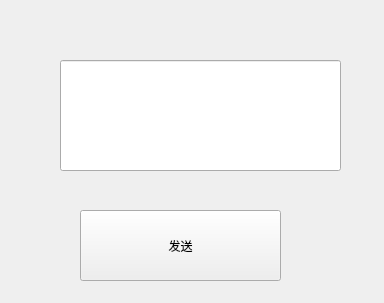
<?xml version="1.0" encoding="UTF-8"?>
<ui version="4.0">
 <class>Sender</class>
 <widget class="QWidget" name="Sender">
  <property name="geometry">
   <rect>
    <x>0</x>
    <y>0</y>
    <width>384</width>
    <height>303</height>
   </rect>
  </property>
  <property name="windowTitle">
   <string>客户端</string>
  </property>
  <widget class="QPushButton" name="send_btn">
   <property name="geometry">
    <rect>
     <x>80</x>
     <y>210</y>
     <width>201</width>
     <height>71</height>
    </rect>
   </property>
   <property name="text">
    <string>发送</string>
   </property>
  </widget>
  <widget class="QLineEdit" name="lineEdit">
   <property name="geometry">
    <rect>
     <x>60</x>
     <y>60</y>
     <width>281</width>
     <height>111</height>
    </rect>
   </property>
  </widget>
 </widget>
 <resources/>
 <connections/>
</ui>
